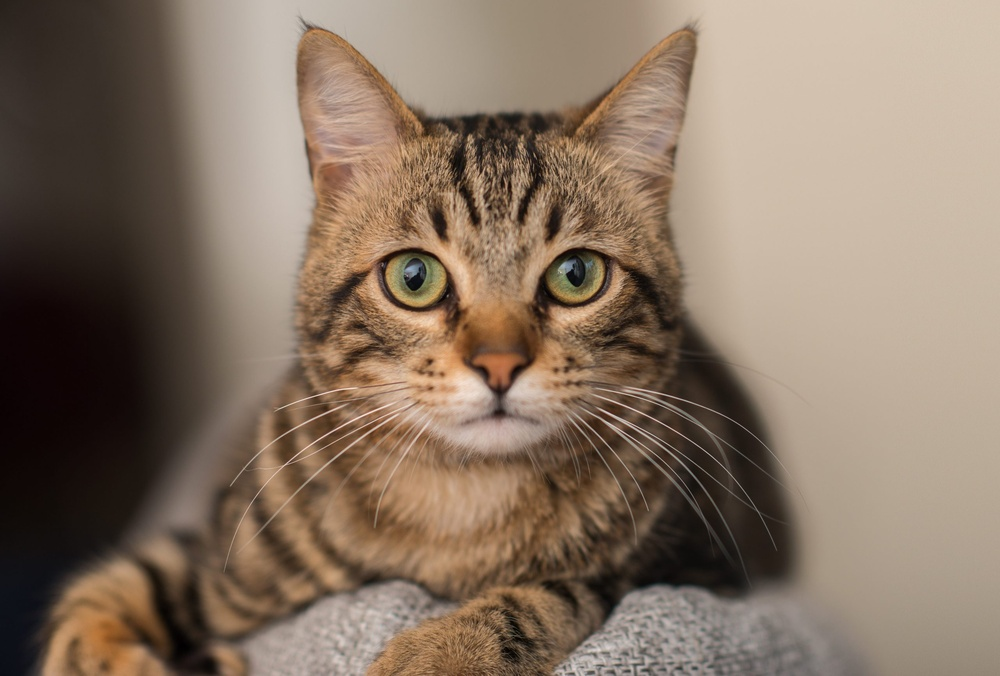
#> input picture cat.jpg, 1000 x 676 px, shrunk from 2560 x 1731 before the run
$ jupyter execute OpenCVeleven.ipynb   (shell and % lines are left out)   (older library calls are emulated)
#> lines starting #> are read from the running program, lines starting #| are printed output that depends on the picture
[cell 1]
#detects objeys moving
#edge detection --> it monitors intensirt of direction og color change

#sobel feldman oertions
#normalied x gradient me verticak edges
#nomalised y me horxzontal edges

'''
matrix gx=[[1,0,-1]; [2,0,-2],[1,0,-1]]
gy=[[1,2,1];[0,0,0];[-1,-2,-1]]
'''

import cv2
import numpy as np
import matplotlib.pyplot as plt

[cell 2]
def display_img(img):
    fig=plt.figure(figsize=(12,10))
    ax=fig.add_subplot(111)
    ax.imshow(img,cmap='gray')

[cell 3]
img=cv2.imread('cat.jpg',0)
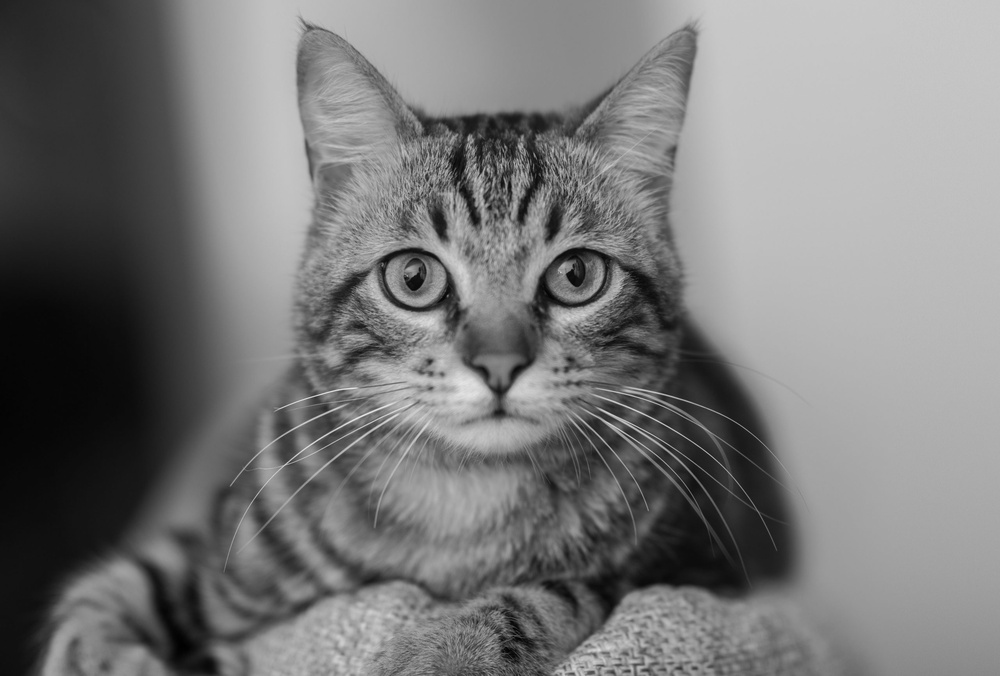
#> img: shape (676, 1000); min 0, max 234, mean 119.9
plt.imshow(img)

[cell 4]
sobelx=cv2.Sobel(img,cv2.CV_64F,1,0,ksize=5)  # 1->gradient in x 0->gradienin y
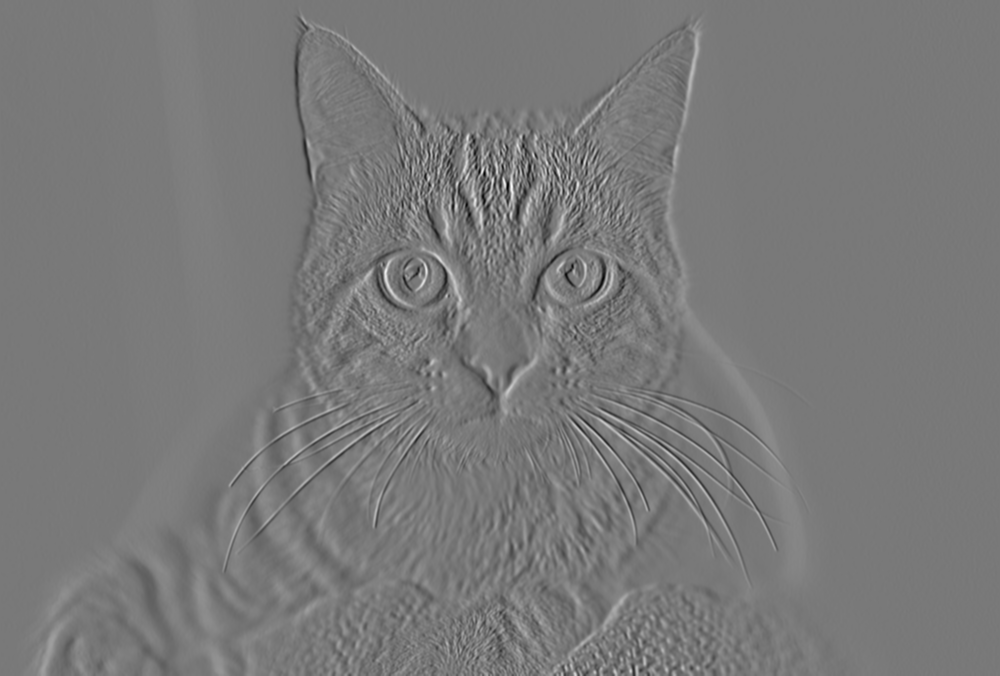
#> sobelx: shape (676, 1000) float64; min -5595, max 6184, mean 19.6; drawn with min black and max white
display_img(sobelx)

[cell 5]
sobely=cv2.Sobel(img,cv2.CV_64F,0,1,ksize=7) #ksize must be odd
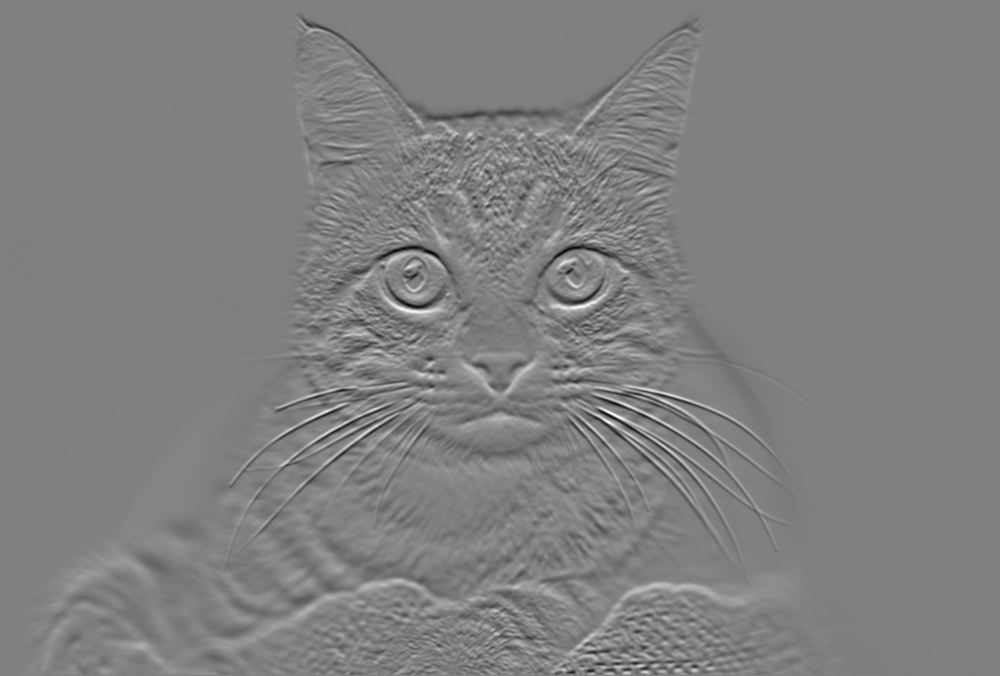
#> sobely: shape (676, 1000) float64; min -77978, max 76450, mean -119.9; drawn with min black and max white
display_img(sobely)

[cell 6]
laplacian=cv2.Laplacian(img,cv2.CV_64F)  #in both direction edge detct
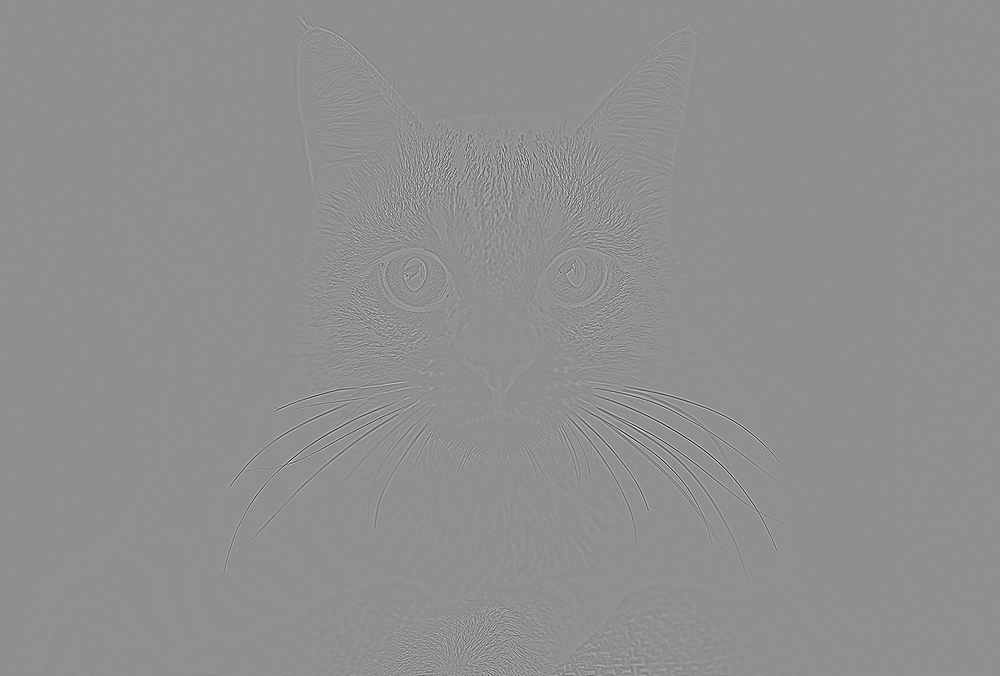
#> laplacian: shape (676, 1000) float64; min -360, max 278, mean 0; drawn with min black and max white
display_img(laplacian)

[cell 7]
#now we can assign propirty hoixtal me kitne edge weight dtect
bleneded= cv2.addWeighted(src1=sobelx,src2=sobely,alpha=0.5,beta=0.5,gamma=0)
display_img(bleneded)
